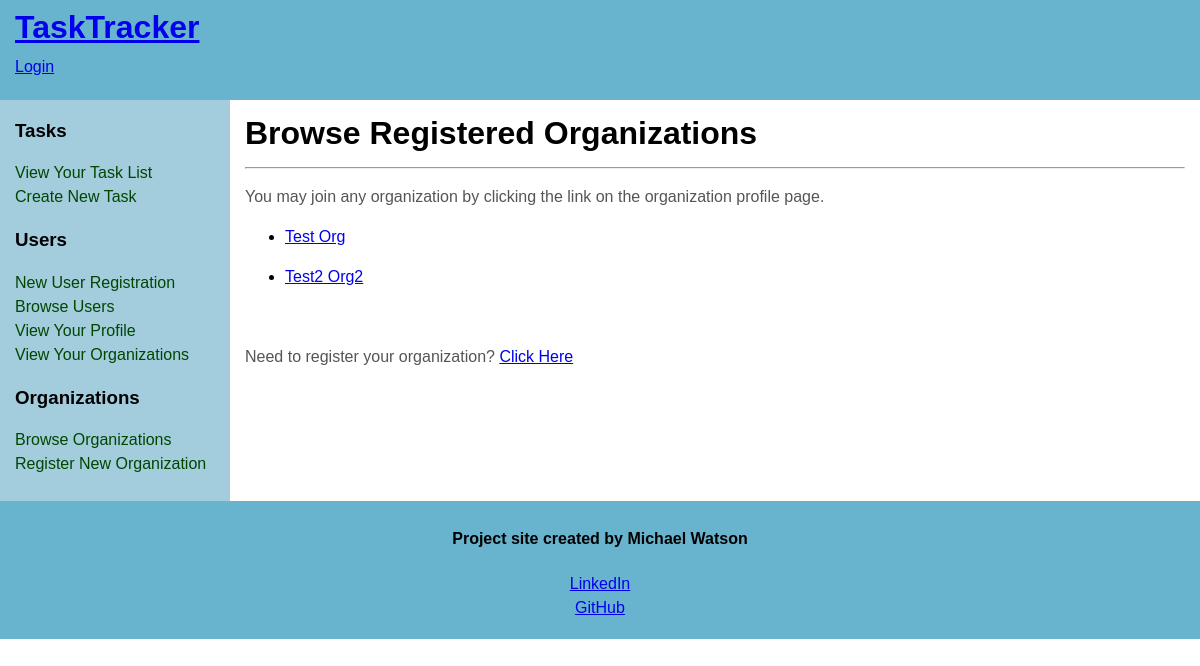
The page /organizations/browse on the database as committed earlier.
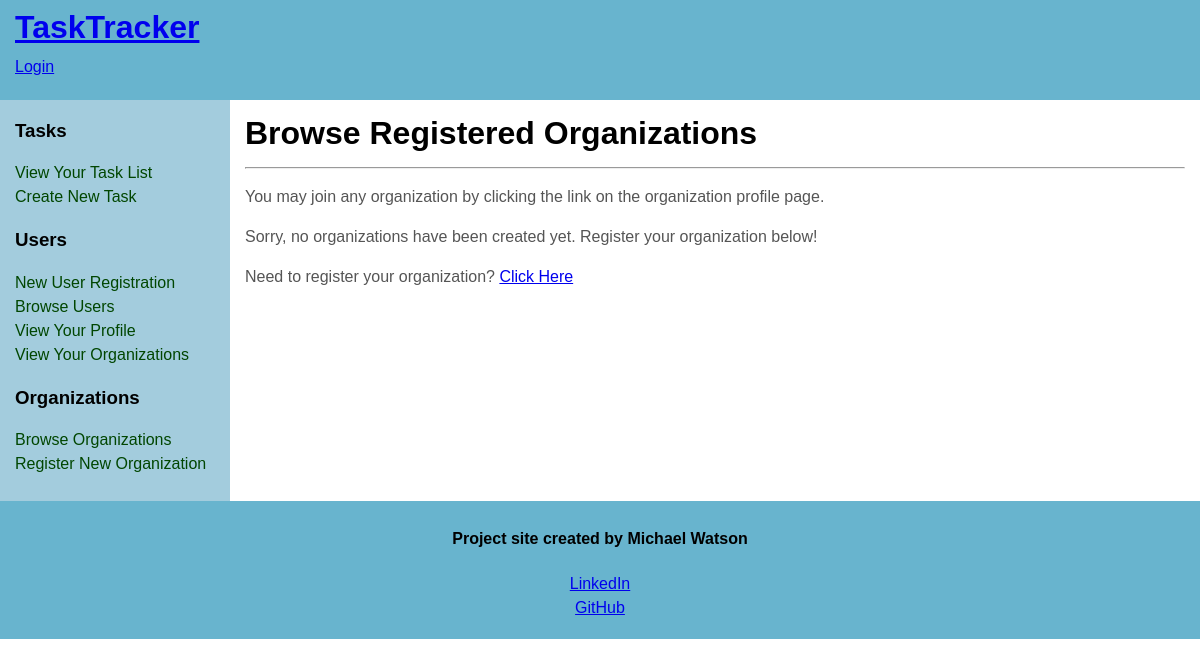
The same page on the database as committed later.
### models.py (models this page shows, shortened)
class Organization(db.Model):
    __tablename__ = 'organizations'
    id = db.Column(db.Integer(), primary_key=True)
    name = db.Column(db.String(45), index=True, unique=True, nullable=False)
    about = db.Column(db.Text(255), index=True)
    address = db.Column(db.Text(255), index=True, nullable=False)
    contactUserId = db.Column(db.Integer(), index=True, nullable=False)
    users = db.relationship('User', secondary='organization_user_junction', back_populates='organizations', lazy='dynamic', cascade='all') #set relationship to junction table
    tasks = db.relationship('Task', backref='organization', lazy='dynamic', cascade='all, delete-orphan')

### routes.py (the view)
@app.route('/organizations/browse')
def organizationBrowse():
    organizations = Organization.query.all()
    return render_template('organizationBrowse.html', title='Browse TaskTracker Organizations', organizations=organizations)

### templates/organizationBrowse.html
{% extends 'base.html' %}
{% block content %}
    <main>
        <div id="content">
            <div class="innertube">
                <h1>Browse Registered Organizations</h1><hr>
                <p>You may join any organization by clicking the link on the organization profile page.</p>
                    {% if organizations %}
                        {% for organization in organizations %}
                            <ul>
                                <li><a href="{{ url_for('organizationProfile', name=organization.name) }}">{{ organization.name }}</a></li>
                            </ul>
                        {% endfor %}
                            <br>
                    {% else %}
                        <p>Sorry, no organizations have been created yet. Register your organization below!</p>
                    {% endif %}
                    <p>Need to register your organization? <a href="{{ url_for('organizationRegistration') }}">Click Here</a></p>
            </div>
        </div>
    </main>
{% endblock %}

Rows that differ between the two databases and show on the page:
removed Organization: name "Test Org"
removed Organization: name "Test2 Org2"
Other text that changed with them:
text now shown: "Sorry, no organizations have been created yet. Register your organization below!"
